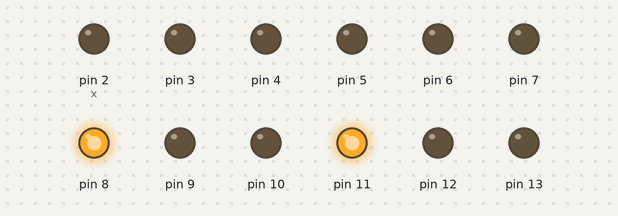
Simulated run of this sketch. Board: Arduino Uno, built with avr-gcc and run on an emulated ATmega328P. Shown: output pins drawn as LEDs (lit = HIGH).

Above: at 1.0 s.
At 2.5 s:
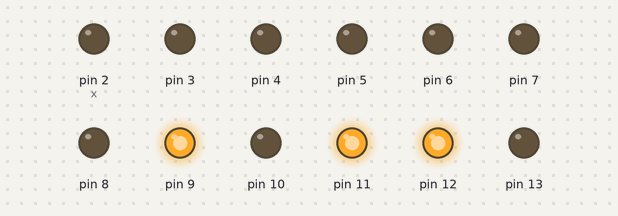
At 4.0 s:
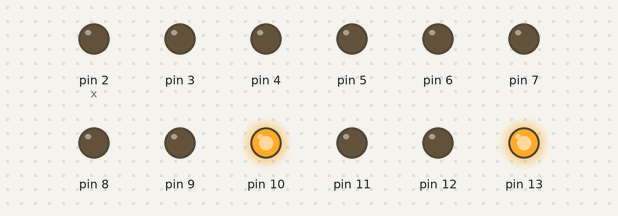
At 5.5 s:
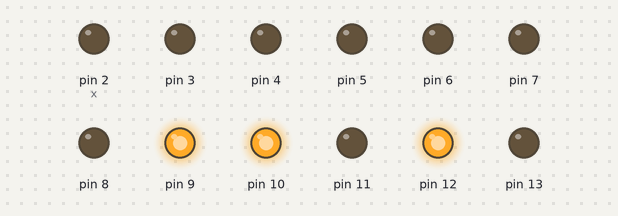
Timing chart, 0 to 7.8 s (numbered marks = the images above):
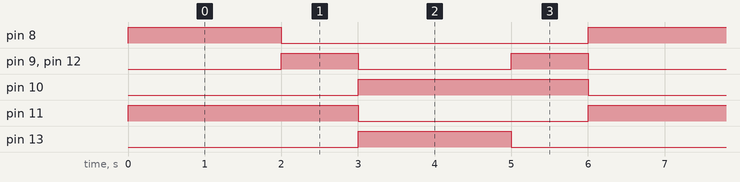

Measured:
- by itself, pin 8, pin 13: alternates HIGH for 2.0 s and LOW for 4.0 s
- by itself, pin 9, pin 12: alternates HIGH for 1.0 s and LOW for 2.0 s
- by itself, pin 10, pin 11: alternates HIGH for 3.0 s and LOW for 3.0 s

The sketch:

traffic.ino
```cpp
void setup() {
  int x=2;
  while(x<14){
    pinMode(x,OUTPUT);
    x++;
  }
  // put your setup code here, to run once:
}

void loop() {
  digitalWrite(13,LOW);
  digitalWrite(12,LOW);
  digitalWrite(11,HIGH);
  digitalWrite(10,LOW);
  digitalWrite(9,LOW);
  digitalWrite(8,HIGH);

  delay(2000);

  digitalWrite(13,LOW);
  digitalWrite(12,HIGH);
  digitalWrite(11,HIGH);
  digitalWrite(10,LOW);
  digitalWrite(9,HIGH);
  digitalWrite(8,LOW);

   delay(1000);

  digitalWrite(13,HIGH);
  digitalWrite(12,LOW);
  digitalWrite(11,LOW);
  digitalWrite(10,HIGH);
  digitalWrite(9,LOW);
  digitalWrite(8,LOW);

  delay(2000);

  digitalWrite(13,LOW);
  digitalWrite(12,HIGH);
  digitalWrite(11,LOW);
  digitalWrite(10,HIGH);
  digitalWrite(9,HIGH);
  digitalWrite(8,LOW);

  delay(1000);

  // put your main code here, to run repeatedly:
}
```
